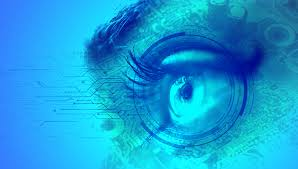
#> input picture a.jpg, 298 x 169 px
$ jupyter execute --allow-errors opencv_4.ipynb
#> lines starting #> are read from the running program, lines starting #| are printed output that depends on the picture; after the words box and inside, x2 and y2 are one past the last pixel; in counts of white or black regions, pixels touching at a corner belong together
[cell 1]
import cv2
img = cv2.imread('a.jpg', 1)
#> img is the input picture: shape (169, 298, 3); mean B, G, R 215.5, 158.1, 22.4
h, w, c = img.shape
#> h = 169; w = 298; c = 3
print('h : ', h, 'w : ', w, 'c : ', c)
#| h :  169 w :  298 c :  3
p = img[100, 100] # 100,100 의 픽셀 값 추출
#> p = [218, 208, 14]
p  #[b, g, r]
#> Out = [218, 208, 14]

[cell 2]
b_c = img[100, 100, 0]  #blue 색상값. 0:blue, 1:green, 2:red
#> b_c = 218
b_c
#> Out = 218

[cell 3]
img[100, 100] = [255,255,255] #(100,100)위치의 픽셀을 흰색으로 변경
#> img: shape (169, 298, 3); under 0.01% of pixels changed, all inside (x1, y1, x2, y2) = (100, 100, 101, 101)
cv2.imshow('img', img)
cv2.waitKey(0)
cv2.destroyAllWindows()

[cell 4]
img[:,:,2] = 255 # 모든 줄, 칸의 2번째 속성 값을 255로 변경
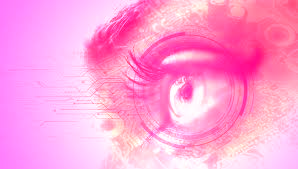
#> img: shape (169, 298, 3); mean B, G, R 215.5, 158.1, 255
cv2.imshow('img', img)
cv2.waitKey(0)
cv2.destroyAllWindows()

[cell 5]
p2 = img.item(100, 100, 2)
#> p2 = 255
p2
#> Out = 255

[cell 6]
img.itemset((100, 100, 0), 0)
img.itemset((100, 100, 1), 0)
#> img: shape (169, 298, 3); mean B, G, R 215.5, 158.1, 255
img.itemset((100, 100, 2), 0)
#> img: shape (169, 298, 3); mean B, G, R 215.5, 158.1, 255
cv2.imshow('img', img)
cv2.waitKey(0)
cv2.destroyAllWindows()

[cell 7]
img.shape # 세로길이, 가로길이, 채널
#> Out = (169, 298, 3)

[cell 8]
img.size  # h*w*c
#> Out = 151086

[cell 9]
img.dtype  #채널 표현 데이타 타입

[cell 10]
roi = img[100:200, 100:300]
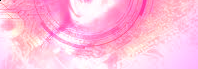
#> roi: shape (69, 198, 3); mean B, G, R 221.3, 190.2, 255
cv2.imshow('roi', roi)
cv2.waitKey(0)
cv2.destroyAllWindows()

#> (a cell that did not finish here is left out)

[cell 12]
b,g,r = cv2.split(img) #비용 비쌈
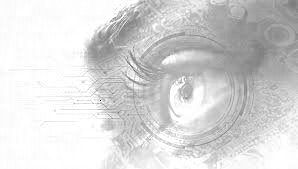
#> b: shape (169, 298); min 0, max 255, mean 215.5
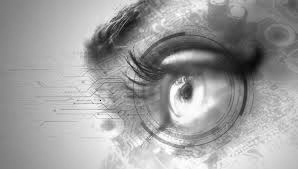
#> g: shape (169, 298); min 0, max 255, mean 158.1
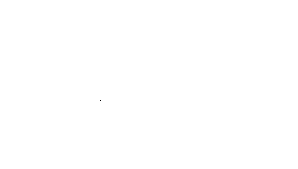
#> r: shape (169, 298); 100% white; black in thin lines or dots, all inside (x1, y1, x2, y2) = (100, 100, 101, 101)
img = cv2.merge((r,g,b))
cv2.imshow('img', img)
cv2.waitKey(0)
cv2.destroyAllWindows()

[cell 13]
img_blue = img[:,:,0]
img_blue

[cell 14]
from matplotlib import pyplot as plt

img_blue = img[:,:,0] # 파랑만 추출
img_green = img[:,:,1] # 녹색만 추출
img_red = img[:,:,2] # 빨강만 추출
img = cv2.merge((img_red, img_green, img_blue)) # 순서 재배치
plt.imshow(img)
plt.show()
img_blue

[cell 15]
import cv2
src = cv2.imread('a.jpg')
img1 = src   #얕은 복사
img2 = src.copy()   #깊은 복사
img1[100:200, 100:200, 2] = 255
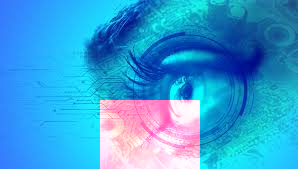
#> img1: shape (169, 298, 3); 13.7% of pixels changed, all inside (x1, y1, x2, y2) = (100, 100, 200, 169)
cv2.imshow('src', src)
cv2.imshow('img1', img1)
cv2.imshow('img2', img2)
cv2.waitKey(0)
cv2.destroyAllWindows()

[cell 16]
import cv2
src = cv2.imread('a.jpg')
img1 = cv2.cvtColor(src, cv2.COLOR_BGR2GRAY)
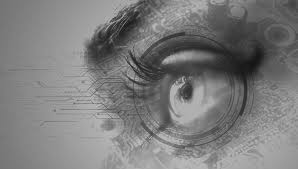
#> img1: shape (169, 298); min 20, max 197, mean 124.1
img2 = cv2.cvtColor(src, cv2.COLOR_BGR2RGB)
img3 = cv2.cvtColor(img2, cv2.COLOR_RGB2BGR)
cv2.imshow('src', src)
cv2.imshow('img1', img1)
cv2.imshow('img2', img2)
cv2.imshow('img3', img3)
cv2.waitKey(0)
cv2.destroyAllWindows()
